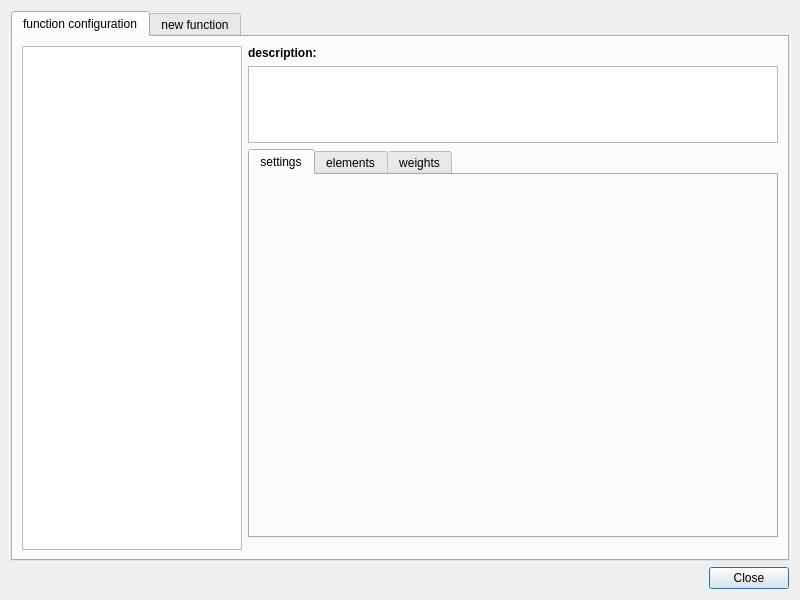
<?xml version="1.0" encoding="UTF-8"?>
<ui version="4.0">
 <class>FeatureFunctionsDialog</class>
 <widget class="QDialog" name="FeatureFunctionsDialog">
  <property name="geometry">
   <rect>
    <x>0</x>
    <y>0</y>
    <width>800</width>
    <height>600</height>
   </rect>
  </property>
  <property name="minimumSize">
   <size>
    <width>800</width>
    <height>600</height>
   </size>
  </property>
  <property name="maximumSize">
   <size>
    <width>16777215</width>
    <height>16777215</height>
   </size>
  </property>
  <property name="windowTitle">
   <string>function plugin loader</string>
  </property>
  <property name="windowIcon">
   <iconset resource="../../res/res.qrc">
    <normaloff>:/Images/icons/function.png</normaloff>:/Images/icons/function.png</iconset>
  </property>
  <layout class="QVBoxLayout" name="verticalLayout_5">
   <item>
    <widget class="QTabWidget" name="tabWidget_functionSetter">
     <property name="enabled">
      <bool>true</bool>
     </property>
     <property name="tabShape">
      <enum>QTabWidget::Rounded</enum>
     </property>
     <property name="currentIndex">
      <number>0</number>
     </property>
     <widget class="QWidget" name="tab_function">
      <attribute name="title">
       <string>function configuration</string>
      </attribute>
      <layout class="QGridLayout" name="gridLayout_4">
       <item row="0" column="0" rowspan="3">
        <widget class="QTreeView" name="treeView_functions">
         <property name="minimumSize">
          <size>
           <width>220</width>
           <height>0</height>
          </size>
         </property>
         <property name="maximumSize">
          <size>
           <width>220</width>
           <height>16777215</height>
          </size>
         </property>
         <property name="editTriggers">
          <set>QAbstractItemView::NoEditTriggers</set>
         </property>
         <property name="selectionMode">
          <enum>QAbstractItemView::SingleSelection</enum>
         </property>
        </widget>
       </item>
       <item row="0" column="1">
        <layout class="QVBoxLayout" name="verticalLayout_6" stretch="1,4">
         <item>
          <layout class="QVBoxLayout" name="verticalLayout_2">
           <item>
            <widget class="QLabel" name="label_description">
             <property name="font">
              <font>
               <weight>75</weight>
               <bold>true</bold>
              </font>
             </property>
             <property name="text">
              <string>description:</string>
             </property>
            </widget>
           </item>
           <item>
            <widget class="QTextBrowser" name="textBrowser_description"/>
           </item>
          </layout>
         </item>
         <item>
          <widget class="QTabWidget" name="tabWidget_functionParameter">
           <property name="currentIndex">
            <number>0</number>
           </property>
           <widget class="QWidget" name="tab_settings">
            <attribute name="title">
             <string>settings</string>
            </attribute>
            <layout class="QGridLayout" name="gridLayout_2">
             <item row="0" column="0">
              <widget class="QWidget" name="widget_customParameter" native="true">
               <property name="sizePolicy">
                <sizepolicy hsizetype="Preferred" vsizetype="Preferred">
                 <horstretch>0</horstretch>
                 <verstretch>0</verstretch>
                </sizepolicy>
               </property>
              </widget>
             </item>
            </layout>
           </widget>
           <widget class="QWidget" name="tab_elements">
            <attribute name="title">
             <string>elements</string>
            </attribute>
            <layout class="QVBoxLayout" name="verticalLayout_3">
             <item>
              <layout class="QHBoxLayout" name="horizontalLayout_4">
               <item>
                <widget class="QComboBox" name="comboBox_features">
                 <property name="minimumSize">
                  <size>
                   <width>100</width>
                   <height>0</height>
                  </size>
                 </property>
                 <item>
                  <property name="text">
                   <string>All Features</string>
                  </property>
                 </item>
                 <item>
                  <property name="text">
                   <string>Actuals</string>
                  </property>
                 </item>
                 <item>
                  <property name="text">
                   <string>Nominals</string>
                  </property>
                 </item>
                </widget>
               </item>
               <item>
                <widget class="QComboBox" name="comboBox_groups">
                 <property name="minimumSize">
                  <size>
                   <width>100</width>
                   <height>0</height>
                  </size>
                 </property>
                </widget>
               </item>
               <item>
                <widget class="QLineEdit" name="lineEdit_searchByFeatureName">
                 <property name="minimumSize">
                  <size>
                   <width>150</width>
                   <height>0</height>
                  </size>
                 </property>
                 <property name="toolTip">
                  <string>&lt;html&gt;&lt;head/&gt;&lt;body&gt;&lt;p&gt;search feature by name&lt;/p&gt;&lt;/body&gt;&lt;/html&gt;</string>
                 </property>
                 <property name="whatsThis">
                  <string>&lt;html&gt;&lt;head/&gt;&lt;body&gt;&lt;p&gt;search feature by name&lt;/p&gt;&lt;/body&gt;&lt;/html&gt;</string>
                 </property>
                 <property name="placeholderText">
                  <string>search feature by name</string>
                 </property>
                </widget>
               </item>
               <item>
                <spacer name="horizontalSpacer_2">
                 <property name="orientation">
                  <enum>Qt::Horizontal</enum>
                 </property>
                 <property name="sizeHint" stdset="0">
                  <size>
                   <width>40</width>
                   <height>20</height>
                  </size>
                 </property>
                </spacer>
               </item>
              </layout>
             </item>
             <item>
              <layout class="QHBoxLayout" name="horizontalLayout_3" stretch="1">
               <property name="spacing">
                <number>0</number>
               </property>
               <property name="sizeConstraint">
                <enum>QLayout::SetDefaultConstraint</enum>
               </property>
               <item>
                <widget class="QWidget" name="widget_element" native="true">
                 <property name="enabled">
                  <bool>true</bool>
                 </property>
                 <property name="sizePolicy">
                  <sizepolicy hsizetype="Preferred" vsizetype="Preferred">
                   <horstretch>0</horstretch>
                   <verstretch>0</verstretch>
                  </sizepolicy>
                 </property>
                 <property name="minimumSize">
                  <size>
                   <width>0</width>
                   <height>0</height>
                  </size>
                 </property>
                 <layout class="QGridLayout" name="gridLayout">
                  <property name="leftMargin">
                   <number>0</number>
                  </property>
                  <property name="topMargin">
                   <number>0</number>
                  </property>
                  <property name="rightMargin">
                   <number>0</number>
                  </property>
                  <property name="bottomMargin">
                   <number>0</number>
                  </property>
                  <item row="0" column="0">
                   <layout class="QHBoxLayout" name="horizontalLayout_2">
                    <item>
                     <widget class="QTreeView" name="treeView_availableElements">
                      <property name="enabled">
                       <bool>true</bool>
                      </property>
                      <property name="sizePolicy">
                       <sizepolicy hsizetype="Expanding" vsizetype="Expanding">
                        <horstretch>0</horstretch>
                        <verstretch>0</verstretch>
                       </sizepolicy>
                      </property>
                      <property name="editTriggers">
                       <set>QAbstractItemView::NoEditTriggers</set>
                      </property>
                      <property name="selectionMode">
                       <enum>QAbstractItemView::ExtendedSelection</enum>
                      </property>
                     </widget>
                    </item>
                    <item>
                     <layout class="QVBoxLayout" name="verticalLayout">
                      <item>
                       <widget class="QToolButton" name="cmd_addElement">
                        <property name="enabled">
                         <bool>false</bool>
                        </property>
                        <property name="text">
                         <string>...</string>
                        </property>
                        <property name="icon">
                         <iconset resource="../../res/res.qrc">
                          <normaloff>:/Images/icons/arrow_right.png</normaloff>:/Images/icons/arrow_right.png</iconset>
                        </property>
                       </widget>
                      </item>
                      <item>
                       <widget class="QToolButton" name="cmd_removeElement">
                        <property name="enabled">
                         <bool>false</bool>
                        </property>
                        <property name="text">
                         <string>...</string>
                        </property>
                        <property name="icon">
                         <iconset resource="../../res/res.qrc">
                          <normaloff>:/Images/icons/arrow_left.png</normaloff>:/Images/icons/arrow_left.png</iconset>
                        </property>
                       </widget>
                      </item>
                     </layout>
                    </item>
                    <item>
                     <widget class="QTreeView" name="treeView_usedElements">
                      <property name="selectionMode">
                       <enum>QAbstractItemView::ExtendedSelection</enum>
                      </property>
                     </widget>
                    </item>
                   </layout>
                  </item>
                 </layout>
                </widget>
               </item>
              </layout>
             </item>
            </layout>
            <zorder></zorder>
            <zorder></zorder>
           </widget>
           <widget class="QWidget" name="tab_weights">
            <attribute name="title">
             <string>weights</string>
            </attribute>
            <layout class="QGridLayout" name="gridLayout_5">
             <item row="0" column="0">
              <widget class="QTableView" name="tableView_weights"/>
             </item>
            </layout>
           </widget>
          </widget>
         </item>
        </layout>
       </item>
       <item row="1" column="1">
        <widget class="QWidget" name="widget_filter" native="true">
         <property name="sizePolicy">
          <sizepolicy hsizetype="Preferred" vsizetype="Preferred">
           <horstretch>0</horstretch>
           <verstretch>0</verstretch>
          </sizepolicy>
         </property>
         <layout class="QGridLayout" name="gridLayout_3">
          <property name="leftMargin">
           <number>0</number>
          </property>
          <property name="topMargin">
           <number>0</number>
          </property>
          <property name="rightMargin">
           <number>0</number>
          </property>
          <property name="bottomMargin">
           <number>0</number>
          </property>
          <property name="spacing">
           <number>0</number>
          </property>
         </layout>
        </widget>
       </item>
      </layout>
     </widget>
     <widget class="QWidget" name="tab_newFunction">
      <attribute name="title">
       <string>new function</string>
      </attribute>
      <layout class="QVBoxLayout" name="verticalLayout_4" stretch="4,0,1">
       <item>
        <widget class="QTableView" name="tableView_functionPlugins"/>
       </item>
       <item>
        <widget class="QLabel" name="label">
         <property name="text">
          <string>description:</string>
         </property>
        </widget>
       </item>
       <item>
        <widget class="QTextBrowser" name="textBrowser_description_2"/>
       </item>
      </layout>
     </widget>
    </widget>
   </item>
   <item>
    <layout class="QHBoxLayout" name="horizontalLayout">
     <item>
      <spacer name="horizontalSpacer">
       <property name="orientation">
        <enum>Qt::Horizontal</enum>
       </property>
       <property name="sizeHint" stdset="0">
        <size>
         <width>40</width>
         <height>20</height>
        </size>
       </property>
      </spacer>
     </item>
     <item>
      <widget class="QPushButton" name="cmd_ok">
       <property name="toolTip">
        <string>Close dialog.</string>
       </property>
       <property name="text">
        <string>Close</string>
       </property>
      </widget>
     </item>
    </layout>
   </item>
  </layout>
 </widget>
 <resources>
  <include location="../../res/res.qrc"/>
 </resources>
 <connections/>
</ui>
